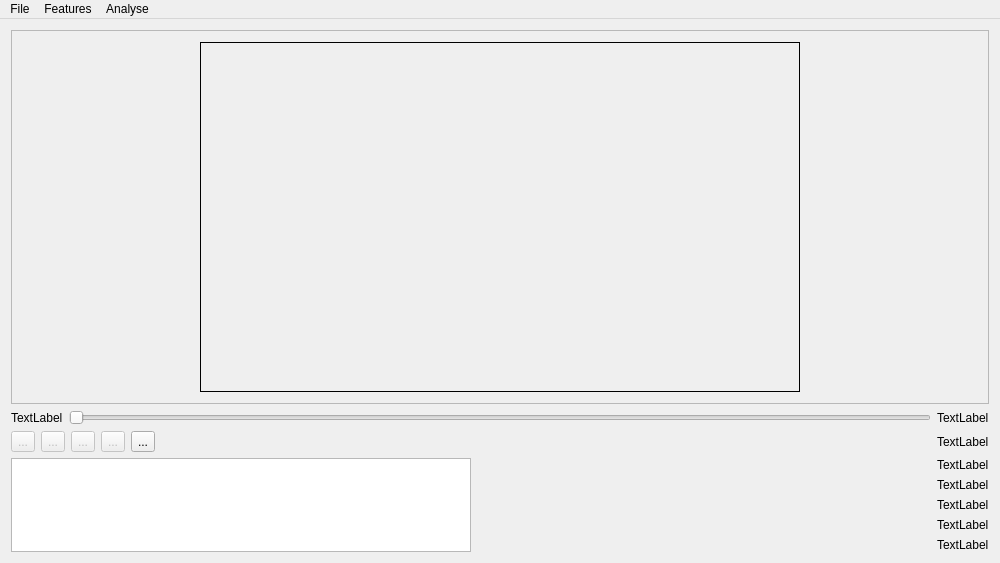
<?xml version="1.0" encoding="UTF-8"?>
<ui version="4.0">
 <class>MainWindow</class>
 <widget class="QMainWindow" name="MainWindow">
  <property name="geometry">
   <rect>
    <x>0</x>
    <y>0</y>
    <width>1000</width>
    <height>519</height>
   </rect>
  </property>
  <property name="minimumSize">
   <size>
    <width>0</width>
    <height>0</height>
   </size>
  </property>
  <property name="windowTitle">
   <string>Video event logger</string>
  </property>
  <widget class="QWidget" name="centralWidget">
   <layout class="QGridLayout" name="gridLayout">
    <item row="0" column="0">
     <widget class="QFrame" name="videoFrame">
      <property name="enabled">
       <bool>true</bool>
      </property>
      <property name="sizePolicy">
       <sizepolicy hsizetype="Preferred" vsizetype="Preferred">
        <horstretch>0</horstretch>
        <verstretch>0</verstretch>
       </sizepolicy>
      </property>
      <property name="minimumSize">
       <size>
        <width>0</width>
        <height>0</height>
       </size>
      </property>
      <property name="frameShape">
       <enum>QFrame::StyledPanel</enum>
      </property>
      <property name="frameShadow">
       <enum>QFrame::Raised</enum>
      </property>
      <layout class="QHBoxLayout" name="horizontalLayout">
       <item>
        <widget class="QLabel" name="video">
         <property name="sizePolicy">
          <sizepolicy hsizetype="Preferred" vsizetype="Preferred">
           <horstretch>0</horstretch>
           <verstretch>0</verstretch>
          </sizepolicy>
         </property>
         <property name="minimumSize">
          <size>
           <width>600</width>
           <height>350</height>
          </size>
         </property>
         <property name="maximumSize">
          <size>
           <width>400</width>
           <height>16777215</height>
          </size>
         </property>
         <property name="frameShape">
          <enum>QFrame::Box</enum>
         </property>
         <property name="frameShadow">
          <enum>QFrame::Plain</enum>
         </property>
         <property name="text">
          <string/>
         </property>
        </widget>
       </item>
      </layout>
     </widget>
    </item>
    <item row="1" column="0">
     <layout class="QHBoxLayout" name="horizontalLayout_3">
      <item>
       <widget class="QLabel" name="startLabel">
        <property name="text">
         <string>TextLabel</string>
        </property>
       </widget>
      </item>
      <item>
       <widget class="QSlider" name="horizontalSlider">
        <property name="orientation">
         <enum>Qt::Horizontal</enum>
        </property>
       </widget>
      </item>
      <item>
       <widget class="QLabel" name="endLabel">
        <property name="text">
         <string>TextLabel</string>
        </property>
       </widget>
      </item>
     </layout>
    </item>
    <item row="2" column="0">
     <layout class="QVBoxLayout" name="verticalLayout">
      <item>
       <layout class="QHBoxLayout" name="horizontalLayout_4">
        <item>
         <widget class="QToolButton" name="stopButton">
          <property name="enabled">
           <bool>false</bool>
          </property>
          <property name="text">
           <string>...</string>
          </property>
         </widget>
        </item>
        <item>
         <widget class="QToolButton" name="leftButton">
          <property name="enabled">
           <bool>false</bool>
          </property>
          <property name="text">
           <string>...</string>
          </property>
         </widget>
        </item>
        <item>
         <widget class="QToolButton" name="play_pauseButton">
          <property name="enabled">
           <bool>false</bool>
          </property>
          <property name="text">
           <string>...</string>
          </property>
         </widget>
        </item>
        <item>
         <widget class="QToolButton" name="rightButton">
          <property name="enabled">
           <bool>false</bool>
          </property>
          <property name="text">
           <string>...</string>
          </property>
         </widget>
        </item>
        <item>
         <widget class="QToolButton" name="reloadButton">
          <property name="text">
           <string>...</string>
          </property>
         </widget>
        </item>
        <item>
         <spacer name="horizontalSpacer">
          <property name="orientation">
           <enum>Qt::Horizontal</enum>
          </property>
          <property name="sizeHint" stdset="0">
           <size>
            <width>40</width>
            <height>20</height>
           </size>
          </property>
         </spacer>
        </item>
        <item>
         <widget class="QLabel" name="frameLabel">
          <property name="text">
           <string>TextLabel</string>
          </property>
         </widget>
        </item>
       </layout>
      </item>
     </layout>
    </item>
    <item row="3" column="0">
     <layout class="QHBoxLayout" name="horizontalLayout_2">
      <item>
       <widget class="QTextBrowser" name="textBrowser"/>
      </item>
      <item>
       <spacer name="horizontalSpacer_2">
        <property name="orientation">
         <enum>Qt::Horizontal</enum>
        </property>
        <property name="sizeHint" stdset="0">
         <size>
          <width>40</width>
          <height>20</height>
         </size>
        </property>
       </spacer>
      </item>
      <item>
       <layout class="QVBoxLayout" name="verticalLayout_2">
        <item>
         <widget class="QLabel" name="feat1Lab">
          <property name="text">
           <string>TextLabel</string>
          </property>
         </widget>
        </item>
        <item>
         <widget class="QLabel" name="feat2Lab">
          <property name="text">
           <string>TextLabel</string>
          </property>
         </widget>
        </item>
        <item>
         <widget class="QLabel" name="feat3Lab">
          <property name="text">
           <string>TextLabel</string>
          </property>
         </widget>
        </item>
        <item>
         <widget class="QLabel" name="feat4Lab">
          <property name="text">
           <string>TextLabel</string>
          </property>
         </widget>
        </item>
        <item>
         <widget class="QLabel" name="feat5Lab">
          <property name="text">
           <string>TextLabel</string>
          </property>
         </widget>
        </item>
       </layout>
      </item>
     </layout>
    </item>
   </layout>
   <zorder>videoFrame</zorder>
   <zorder></zorder>
   <zorder>horizontalLayoutWidget</zorder>
  </widget>
  <widget class="QMenuBar" name="menuBar">
   <property name="geometry">
    <rect>
     <x>0</x>
     <y>0</y>
     <width>1000</width>
     <height>19</height>
    </rect>
   </property>
   <widget class="QMenu" name="menuFile">
    <property name="title">
     <string>File</string>
    </property>
    <addaction name="actionOpen"/>
    <addaction name="actionQuit"/>
   </widget>
   <widget class="QMenu" name="menuFeatures">
    <property name="title">
     <string>Features</string>
    </property>
    <addaction name="actionEnterFeatures"/>
   </widget>
   <widget class="QMenu" name="menuResults">
    <property name="title">
     <string>Analyse</string>
    </property>
    <addaction name="actionBasic"/>
   </widget>
   <addaction name="menuFile"/>
   <addaction name="menuFeatures"/>
   <addaction name="menuResults"/>
  </widget>
  <action name="actionAbout">
   <property name="text">
    <string>About RVM</string>
   </property>
  </action>
  <action name="actionQuit">
   <property name="text">
    <string>Quit</string>
   </property>
  </action>
  <action name="actionScaleToFitFrame">
   <property name="checkable">
    <bool>true</bool>
   </property>
   <property name="text">
    <string>Scale to fit frame</string>
   </property>
  </action>
  <action name="actionFullScreen">
   <property name="checkable">
    <bool>true</bool>
   </property>
   <property name="text">
    <string>Full Screen</string>
   </property>
   <property name="shortcut">
    <string>F11</string>
   </property>
  </action>
  <action name="actionOpen">
   <property name="text">
    <string>Open</string>
   </property>
   <property name="shortcut">
    <string>Ctrl+O</string>
   </property>
  </action>
  <action name="actionSet_Codec">
   <property name="text">
    <string>Set Codec</string>
   </property>
  </action>
  <action name="actionAbout_Qt">
   <property name="text">
    <string>About Qt</string>
   </property>
  </action>
  <action name="actionHelp">
   <property name="text">
    <string>Help</string>
   </property>
   <property name="shortcut">
    <string>F1</string>
   </property>
  </action>
  <action name="actionAboutQt">
   <property name="text">
    <string>About Qt</string>
   </property>
  </action>
  <action name="actionEnterFeatures">
   <property name="text">
    <string>Enter features</string>
   </property>
  </action>
  <action name="actionBasic">
   <property name="text">
    <string>Basic</string>
   </property>
  </action>
 </widget>
 <layoutdefault spacing="6" margin="11"/>
 <resources/>
 <connections/>
</ui>
